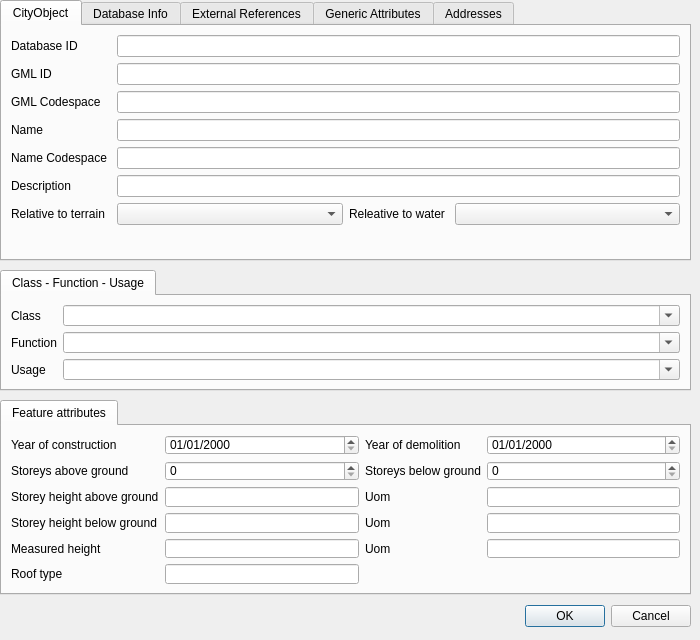
<?xml version="1.0" encoding="UTF-8"?>
<ui version="4.0">
 <class>BuildingForm</class>
 <widget class="QDialog" name="BuildingForm">
  <property name="geometry">
   <rect>
    <x>0</x>
    <y>0</y>
    <width>700</width>
    <height>640</height>
   </rect>
  </property>
  <property name="sizePolicy">
   <sizepolicy hsizetype="Fixed" vsizetype="Fixed">
    <horstretch>0</horstretch>
    <verstretch>0</verstretch>
   </sizepolicy>
  </property>
  <property name="minimumSize">
   <size>
    <width>700</width>
    <height>640</height>
   </size>
  </property>
  <property name="maximumSize">
   <size>
    <width>700</width>
    <height>640</height>
   </size>
  </property>
  <property name="windowTitle">
   <string>Building form</string>
  </property>
  <widget class="QDialogButtonBox" name="buttonBox">
   <property name="geometry">
    <rect>
     <x>10</x>
     <y>600</y>
     <width>681</width>
     <height>32</height>
    </rect>
   </property>
   <property name="orientation">
    <enum>Qt::Horizontal</enum>
   </property>
   <property name="standardButtons">
    <set>QDialogButtonBox::Cancel|QDialogButtonBox::Ok</set>
   </property>
  </widget>
  <widget class="QTabWidget" name="tabCO">
   <property name="geometry">
    <rect>
     <x>0</x>
     <y>0</y>
     <width>691</width>
     <height>261</height>
    </rect>
   </property>
   <property name="currentIndex">
    <number>0</number>
   </property>
   <widget class="QWidget" name="tabCityObject">
    <attribute name="title">
     <string>CityObject</string>
    </attribute>
    <layout class="QGridLayout" name="gridLayout_2">
     <item row="4" column="0">
      <widget class="QLabel" name="lblnamecs">
       <property name="text">
        <string>Name Codespace</string>
       </property>
      </widget>
     </item>
     <item row="0" column="0">
      <widget class="QLabel" name="lblcoid">
       <property name="maximumSize">
        <size>
         <width>100</width>
         <height>16777215</height>
        </size>
       </property>
       <property name="text">
        <string>Database ID</string>
       </property>
      </widget>
     </item>
     <item row="3" column="0">
      <widget class="QLabel" name="lblname">
       <property name="text">
        <string>Name</string>
       </property>
      </widget>
     </item>
     <item row="3" column="1" colspan="3">
      <widget class="QLineEdit" name="name"/>
     </item>
     <item row="1" column="0">
      <widget class="QLabel" name="lblgmlid">
       <property name="text">
        <string>GML ID</string>
       </property>
      </widget>
     </item>
     <item row="2" column="1" colspan="3">
      <widget class="QLineEdit" name="gmlid_codespace"/>
     </item>
     <item row="6" column="1">
      <widget class="QComboBox" name="relative_to_terrain"/>
     </item>
     <item row="1" column="1" colspan="3">
      <widget class="QLineEdit" name="gmlid"/>
     </item>
     <item row="2" column="0">
      <widget class="QLabel" name="lblgmlcs">
       <property name="text">
        <string>GML Codespace</string>
       </property>
      </widget>
     </item>
     <item row="5" column="0">
      <widget class="QLabel" name="lbldescription">
       <property name="text">
        <string>Description</string>
       </property>
      </widget>
     </item>
     <item row="6" column="3">
      <widget class="QComboBox" name="relative_to_water"/>
     </item>
     <item row="5" column="1" colspan="3">
      <widget class="QLineEdit" name="description"/>
     </item>
     <item row="4" column="1" colspan="3">
      <widget class="QLineEdit" name="name_codespace"/>
     </item>
     <item row="0" column="1" colspan="3">
      <widget class="QLineEdit" name="id"/>
     </item>
     <item row="6" column="0">
      <widget class="QLabel" name="lblrel2terrain">
       <property name="text">
        <string>Relative to terrain</string>
       </property>
      </widget>
     </item>
     <item row="6" column="2">
      <widget class="QLabel" name="lblrel2water">
       <property name="maximumSize">
        <size>
         <width>100</width>
         <height>16777215</height>
        </size>
       </property>
       <property name="text">
        <string>Releative to water</string>
       </property>
      </widget>
     </item>
     <item row="7" column="0">
      <spacer name="verticalSpacer">
       <property name="orientation">
        <enum>Qt::Vertical</enum>
       </property>
       <property name="sizeHint" stdset="0">
        <size>
         <width>20</width>
         <height>40</height>
        </size>
       </property>
      </spacer>
     </item>
    </layout>
   </widget>
   <widget class="QWidget" name="tabDBInfo">
    <attribute name="title">
     <string>Database Info</string>
    </attribute>
    <layout class="QGridLayout" name="gridLayout_3">
     <item row="5" column="0">
      <widget class="QLabel" name="lblreason4update">
       <property name="text">
        <string>Reason for update</string>
       </property>
      </widget>
     </item>
     <item row="6" column="0">
      <widget class="QLabel" name="lbllineage">
       <property name="text">
        <string>Lineage</string>
       </property>
      </widget>
     </item>
     <item row="2" column="0">
      <widget class="QLabel" name="lbltermdate">
       <property name="text">
        <string>Termination date</string>
       </property>
      </widget>
     </item>
     <item row="1" column="0">
      <widget class="QLabel" name="lblcreatdate">
       <property name="text">
        <string>Creation date</string>
       </property>
      </widget>
     </item>
     <item row="2" column="1">
      <widget class="QgsDateTimeEdit" name="termination_date"/>
     </item>
     <item row="1" column="1">
      <widget class="QgsDateTimeEdit" name="creation_date"/>
     </item>
     <item row="4" column="1">
      <widget class="QLineEdit" name="updating_person"/>
     </item>
     <item row="5" column="1">
      <widget class="QLineEdit" name="reason_for_update"/>
     </item>
     <item row="6" column="1">
      <widget class="QLineEdit" name="lineage"/>
     </item>
     <item row="4" column="0">
      <widget class="QLabel" name="lblupdatingperson">
       <property name="text">
        <string>Updating person</string>
       </property>
      </widget>
     </item>
     <item row="3" column="0">
      <widget class="QLabel" name="lbllastmoddate">
       <property name="text">
        <string>Last modification date</string>
       </property>
      </widget>
     </item>
     <item row="3" column="1">
      <widget class="QgsDateTimeEdit" name="last_modification_date"/>
     </item>
     <item row="7" column="0">
      <spacer name="verticalSpacer_2">
       <property name="orientation">
        <enum>Qt::Vertical</enum>
       </property>
       <property name="sizeHint" stdset="0">
        <size>
         <width>20</width>
         <height>40</height>
        </size>
       </property>
      </spacer>
     </item>
    </layout>
   </widget>
   <widget class="QWidget" name="tabExtRef">
    <attribute name="title">
     <string>External References</string>
    </attribute>
    <layout class="QVBoxLayout" name="verticalLayout_3">
     <item>
      <widget class="QTabWidget" name="tabExtRef_cont">
       <property name="currentIndex">
        <number>0</number>
       </property>
       <widget class="QWidget" name="tabName">
        <attribute name="title">
         <string>Name</string>
        </attribute>
        <layout class="QVBoxLayout" name="verticalLayout">
         <item>
          <widget class="QgsRelationEditorWidget" name="relExtRef_name">
           <property name="viewMode">
            <enum>QgsDualView::AttributeTable</enum>
           </property>
           <property name="qgisRelation" stdset="0">
            <string notr="true">id_rel_ext_ref_name</string>
           </property>
          </widget>
         </item>
        </layout>
       </widget>
       <widget class="QWidget" name="tabUri">
        <attribute name="title">
         <string>Uri</string>
        </attribute>
        <layout class="QVBoxLayout" name="verticalLayout_2">
         <item>
          <widget class="QgsRelationEditorWidget" name="relExtRef_uri">
           <property name="viewMode">
            <enum>QgsDualView::AttributeTable</enum>
           </property>
           <property name="qgisRelation" stdset="0">
            <string notr="true">id_rel_ext_ref_uri</string>
           </property>
          </widget>
         </item>
        </layout>
       </widget>
      </widget>
     </item>
    </layout>
   </widget>
   <widget class="QWidget" name="tabGenAtt">
    <attribute name="title">
     <string>Generic Attributes</string>
    </attribute>
    <layout class="QVBoxLayout" name="verticalLayout_4">
     <item>
      <widget class="QTabWidget" name="tabGenAtt_cont">
       <property name="currentIndex">
        <number>0</number>
       </property>
       <widget class="QWidget" name="tabGAstring">
        <attribute name="title">
         <string>String</string>
        </attribute>
        <layout class="QVBoxLayout" name="verticalLayout_6">
         <item>
          <widget class="QgsRelationEditorWidget" name="relGA_string">
           <property name="viewMode">
            <enum>QgsDualView::AttributeTable</enum>
           </property>
           <property name="qgisRelation" stdset="0">
            <string notr="true">id_rel_gen_att_string</string>
           </property>
          </widget>
         </item>
        </layout>
       </widget>
       <widget class="QWidget" name="tabGAdouble">
        <attribute name="title">
         <string>Double</string>
        </attribute>
        <layout class="QVBoxLayout" name="verticalLayout_7">
         <item>
          <widget class="QgsRelationEditorWidget" name="relGA_double">
           <property name="viewMode">
            <enum>QgsDualView::AttributeTable</enum>
           </property>
           <property name="qgisRelation" stdset="0">
            <string notr="true">id_rel_gen_att_double</string>
           </property>
          </widget>
         </item>
        </layout>
       </widget>
       <widget class="QWidget" name="tabGAint">
        <attribute name="title">
         <string>Integer</string>
        </attribute>
        <layout class="QVBoxLayout" name="verticalLayout_8">
         <item>
          <widget class="QgsRelationEditorWidget" name="relGA_int">
           <property name="viewMode">
            <enum>QgsDualView::AttributeTable</enum>
           </property>
           <property name="qgisRelation" stdset="0">
            <string notr="true">id_rel_gen_att_int</string>
           </property>
          </widget>
         </item>
        </layout>
       </widget>
       <widget class="QWidget" name="tabGAmeasure">
        <attribute name="title">
         <string>Measure</string>
        </attribute>
        <layout class="QVBoxLayout" name="verticalLayout_9">
         <item>
          <widget class="QgsRelationEditorWidget" name="relGA_measure">
           <property name="viewMode">
            <enum>QgsDualView::AttributeTable</enum>
           </property>
           <property name="qgisRelation" stdset="0">
            <string notr="true">id_rel_gen_att_measure</string>
           </property>
          </widget>
         </item>
        </layout>
       </widget>
       <widget class="QWidget" name="tabGAdate">
        <attribute name="title">
         <string>Date</string>
        </attribute>
        <layout class="QVBoxLayout" name="verticalLayout_10">
         <item>
          <widget class="QgsRelationEditorWidget" name="relGA_date">
           <property name="viewMode">
            <enum>QgsDualView::AttributeTable</enum>
           </property>
           <property name="qgisRelation" stdset="0">
            <string notr="true">id_rel_gen_att_date</string>
           </property>
          </widget>
         </item>
        </layout>
       </widget>
       <widget class="QWidget" name="tabGAuri">
        <attribute name="title">
         <string>Uri</string>
        </attribute>
        <layout class="QVBoxLayout" name="verticalLayout_11">
         <item>
          <widget class="QgsRelationEditorWidget" name="relGA_uri">
           <property name="viewMode">
            <enum>QgsDualView::AttributeTable</enum>
           </property>
           <property name="qgisRelation" stdset="0">
            <string notr="true">id_rel_gen_att_uri</string>
           </property>
          </widget>
         </item>
        </layout>
       </widget>
      </widget>
     </item>
    </layout>
   </widget>
   <widget class="QWidget" name="tabAddress">
    <attribute name="title">
     <string>Addresses</string>
    </attribute>
    <layout class="QVBoxLayout" name="verticalLayout_5">
     <item>
      <widget class="QgsRelationEditorWidget" name="relAddress">
       <property name="viewMode">
        <enum>QgsDualView::AttributeTable</enum>
       </property>
       <property name="qgisRelation" stdset="0">
        <string notr="true">id_re_xx</string>
       </property>
      </widget>
     </item>
    </layout>
   </widget>
  </widget>
  <widget class="QTabWidget" name="tabCFUAtts">
   <property name="geometry">
    <rect>
     <x>0</x>
     <y>270</y>
     <width>691</width>
     <height>121</height>
    </rect>
   </property>
   <property name="currentIndex">
    <number>0</number>
   </property>
   <widget class="QWidget" name="tabCFU">
    <attribute name="title">
     <string>Class - Function - Usage</string>
    </attribute>
    <layout class="QFormLayout" name="formLayout">
     <item row="0" column="0">
      <widget class="QLabel" name="lblclass">
       <property name="text">
        <string>Class</string>
       </property>
      </widget>
     </item>
     <item row="0" column="1">
      <widget class="QgsCheckableComboBox" name="class">
       <property name="editable">
        <bool>true</bool>
       </property>
      </widget>
     </item>
     <item row="1" column="0">
      <widget class="QLabel" name="lblfunction">
       <property name="text">
        <string>Function</string>
       </property>
      </widget>
     </item>
     <item row="1" column="1">
      <widget class="QgsCheckableComboBox" name="function">
       <property name="editable">
        <bool>true</bool>
       </property>
      </widget>
     </item>
     <item row="2" column="0">
      <widget class="QLabel" name="lblusage">
       <property name="text">
        <string>Usage</string>
       </property>
      </widget>
     </item>
     <item row="2" column="1">
      <widget class="QgsCheckableComboBox" name="usage">
       <property name="editable">
        <bool>true</bool>
       </property>
      </widget>
     </item>
    </layout>
   </widget>
  </widget>
  <widget class="QTabWidget" name="tabFeatAtts">
   <property name="geometry">
    <rect>
     <x>0</x>
     <y>400</y>
     <width>691</width>
     <height>195</height>
    </rect>
   </property>
   <property name="currentIndex">
    <number>0</number>
   </property>
   <widget class="QWidget" name="tab">
    <attribute name="title">
     <string>Feature attributes</string>
    </attribute>
    <layout class="QGridLayout" name="gridLayout_4">
     <item row="4" column="1">
      <widget class="QLineEdit" name="storey_heights_below_ground"/>
     </item>
     <item row="1" column="2">
      <widget class="QLabel" name="lblstoreysbg">
       <property name="text">
        <string>Storeys below ground</string>
       </property>
      </widget>
     </item>
     <item row="6" column="0">
      <widget class="QLabel" name="lblrooftype">
       <property name="text">
        <string>Roof type</string>
       </property>
      </widget>
     </item>
     <item row="6" column="1">
      <widget class="QLineEdit" name="roof_type"/>
     </item>
     <item row="3" column="3">
      <widget class="QLineEdit" name="storey_heights_ag_unit"/>
     </item>
     <item row="0" column="1">
      <widget class="QgsDateTimeEdit" name="year_of_construction">
       <property name="displayFormat">
        <string>dd/MM/yyyy</string>
       </property>
      </widget>
     </item>
     <item row="3" column="2">
      <widget class="QLabel" name="lblstoreyheightsag_unit">
       <property name="text">
        <string>Uom</string>
       </property>
      </widget>
     </item>
     <item row="4" column="3">
      <widget class="QLineEdit" name="storey_heights_bg_unit"/>
     </item>
     <item row="3" column="1">
      <widget class="QLineEdit" name="storey_heights_above_ground"/>
     </item>
     <item row="1" column="1">
      <widget class="QSpinBox" name="storeys_above_ground">
       <property name="maximum">
        <number>200</number>
       </property>
      </widget>
     </item>
     <item row="0" column="3">
      <widget class="QgsDateTimeEdit" name="year_of_demolition">
       <property name="currentSection">
        <enum>QDateTimeEdit::DaySection</enum>
       </property>
       <property name="displayFormat">
        <string>dd/MM/yyyy</string>
       </property>
      </widget>
     </item>
     <item row="4" column="0">
      <widget class="QLabel" name="lblstoreyheightsbg">
       <property name="text">
        <string>Storey height below ground</string>
       </property>
      </widget>
     </item>
     <item row="1" column="0">
      <widget class="QLabel" name="lblstoreysag">
       <property name="text">
        <string>Storeys above ground</string>
       </property>
      </widget>
     </item>
     <item row="0" column="0">
      <widget class="QLabel" name="lblyearofconstr">
       <property name="text">
        <string>Year of construction</string>
       </property>
      </widget>
     </item>
     <item row="0" column="2">
      <widget class="QLabel" name="lblyearofdem">
       <property name="text">
        <string>Year of demolition</string>
       </property>
      </widget>
     </item>
     <item row="3" column="0">
      <widget class="QLabel" name="lblstoreyheightsag">
       <property name="text">
        <string>Storey height above ground</string>
       </property>
      </widget>
     </item>
     <item row="4" column="2">
      <widget class="QLabel" name="lblstoreyheightsbg_unit">
       <property name="text">
        <string>Uom</string>
       </property>
      </widget>
     </item>
     <item row="1" column="3">
      <widget class="QSpinBox" name="storeys_below_ground">
       <property name="maximum">
        <number>200</number>
       </property>
      </widget>
     </item>
     <item row="5" column="0">
      <widget class="QLabel" name="lblmeasheight">
       <property name="text">
        <string>Measured height</string>
       </property>
      </widget>
     </item>
     <item row="5" column="1">
      <widget class="QLineEdit" name="measured_height"/>
     </item>
     <item row="5" column="2">
      <widget class="QLabel" name="lblmeasheight_unit">
       <property name="text">
        <string>Uom</string>
       </property>
      </widget>
     </item>
     <item row="5" column="3">
      <widget class="QLineEdit" name="measured_height_unit"/>
     </item>
    </layout>
   </widget>
  </widget>
 </widget>
 <customwidgets>
  <customwidget>
   <class>QgsCheckableComboBox</class>
   <extends>QComboBox</extends>
   <header>qgscheckablecombobox.h</header>
  </customwidget>
  <customwidget>
   <class>QgsDateTimeEdit</class>
   <extends>QDateTimeEdit</extends>
   <header>qgsdatetimeedit.h</header>
  </customwidget>
  <customwidget>
   <class>QgsRelationEditorWidget</class>
   <extends>QWidget</extends>
   <header>qgsrelationeditorwidget.h</header>
  </customwidget>
 </customwidgets>
 <resources/>
 <connections>
  <connection>
   <sender>buttonBox</sender>
   <signal>accepted()</signal>
   <receiver>BuildingForm</receiver>
   <slot>accept()</slot>
   <hints>
    <hint type="sourcelabel">
     <x>248</x>
     <y>254</y>
    </hint>
    <hint type="destinationlabel">
     <x>157</x>
     <y>274</y>
    </hint>
   </hints>
  </connection>
  <connection>
   <sender>buttonBox</sender>
   <signal>rejected()</signal>
   <receiver>BuildingForm</receiver>
   <slot>reject()</slot>
   <hints>
    <hint type="sourcelabel">
     <x>316</x>
     <y>260</y>
    </hint>
    <hint type="destinationlabel">
     <x>286</x>
     <y>274</y>
    </hint>
   </hints>
  </connection>
 </connections>
</ui>
